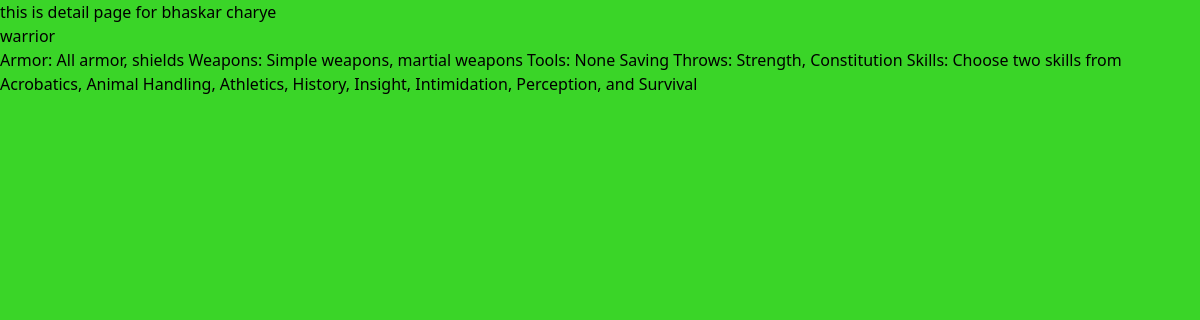
The page /farty/1/ on the database its author committed.
### farty/models.py (models this page shows, shortened)
class heroname(models.Model):
  herotype_choices = [('warrior', 'Warrior'), ('mage', 'Mage'), ('archer', 'Archer'),('healer', 'Healer')]
  name = models.CharField(max_length=100)
  image= models.ImageField(upload_to='heronames/')
  age = models.IntegerField()
  herotype = models.CharField(max_length=20, choices=herotype_choices )
  abilities = models.TextField(default='No abilities listed.')

### farty/views.py (the view)
# urls.py: path('<int:hero_id>/', views.hero_detail, name="hero-detail"),
def hero_detail(request, hero_id):
     hero=get_object_or_404(heroname, pk=hero_id)
     return render(request,"hero_detail.html", {'hero': hero})

### farty/templates/hero_detail.html (shortened to what this page needs)
{% extends 'layout.html' %}
{% block content %}
    this is detail page for {{ hero.name }}
    <h3>{{ hero.herotype }}</h3>
    <h2>{{ hero.abilities }}</h2>
{% endblock %}

### static/super.css (style rules this page uses)
body { background-color: #33d421f6; margin: 0; }

### rows shown on the page
heroname: name "bhaskar charye", herotype "warrior", abilities "Armor: All armor, shields Weapons: Simple weapons, martial weapons Tools: None Saving Throws: Strength, Constitution Skills: Choose two skills from Acrobatics, Animal Handling, Athletics, History, Insight, Intimidation, Perception, and Survival"
